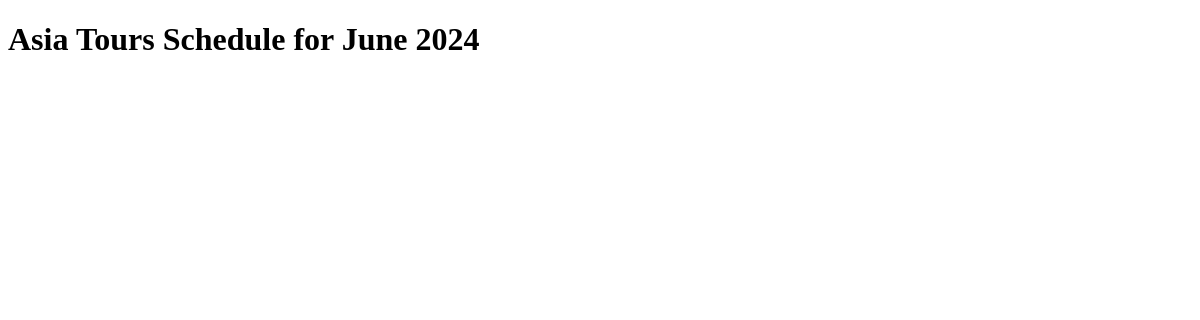
/, run on an earlier commit of the app's database.
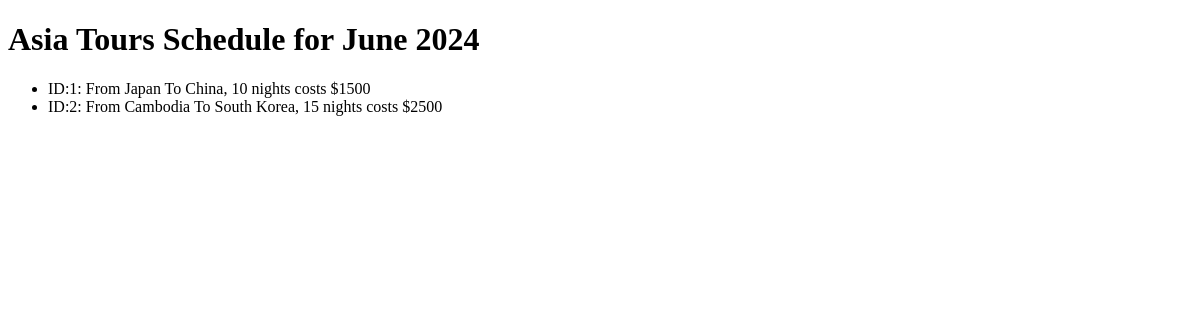
And on a later commit of the database.
### asiatouragency/models.py (models this page shows)
class Tour(models.Model):
    origin_country = models.CharField(max_length=64)
    destination_country = models.CharField(max_length=64)
    number_of_night = models.IntegerField()
    price = models.IntegerField()
    def __str__(self):
        return (f"ID:{self.id}: From {self.origin_country} To {self.destination_country}, {self.number_of_night} nights costs ${self.price}")

### asiatouragency/views.py (the view)
# urls.py: path('', views.index)
def index(request):
    tours = Tour.objects.all()
    context = {'tours' : tours}
    return render(request, "tours/index.html", context)

### asiatouragency/templates/tours/index.html (shortened to what this page needs)
<!DOCTYPE html>
<html lang="en">
<head>
</head>
<body>
    <h1>Asia Tours Schedule for June 2024</h1>
    <ul>
        {% for tour in tours %}
        <li>{{tour}}</li>
        {% endfor %}
    </ul>
</body>
</html>

What changed in the data, as far as the page shows it:
added Tour: id+origin_country+destination_country "ID:1: From Japan To China, 10 nights costs $1500"
added Tour: id+origin_country+destination_country "ID:2: From Cambodia To South Korea, 15 nights costs $2500"
